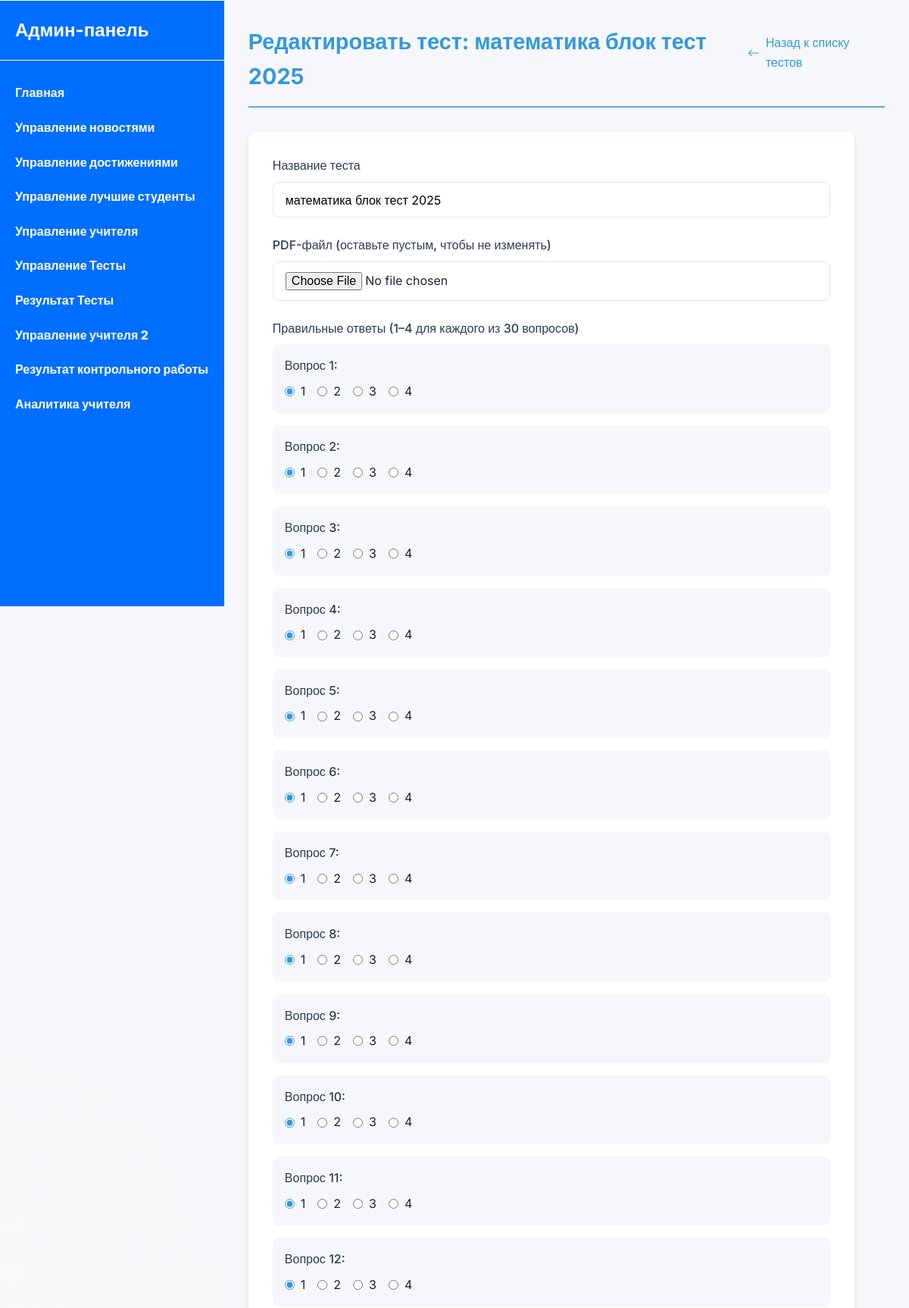
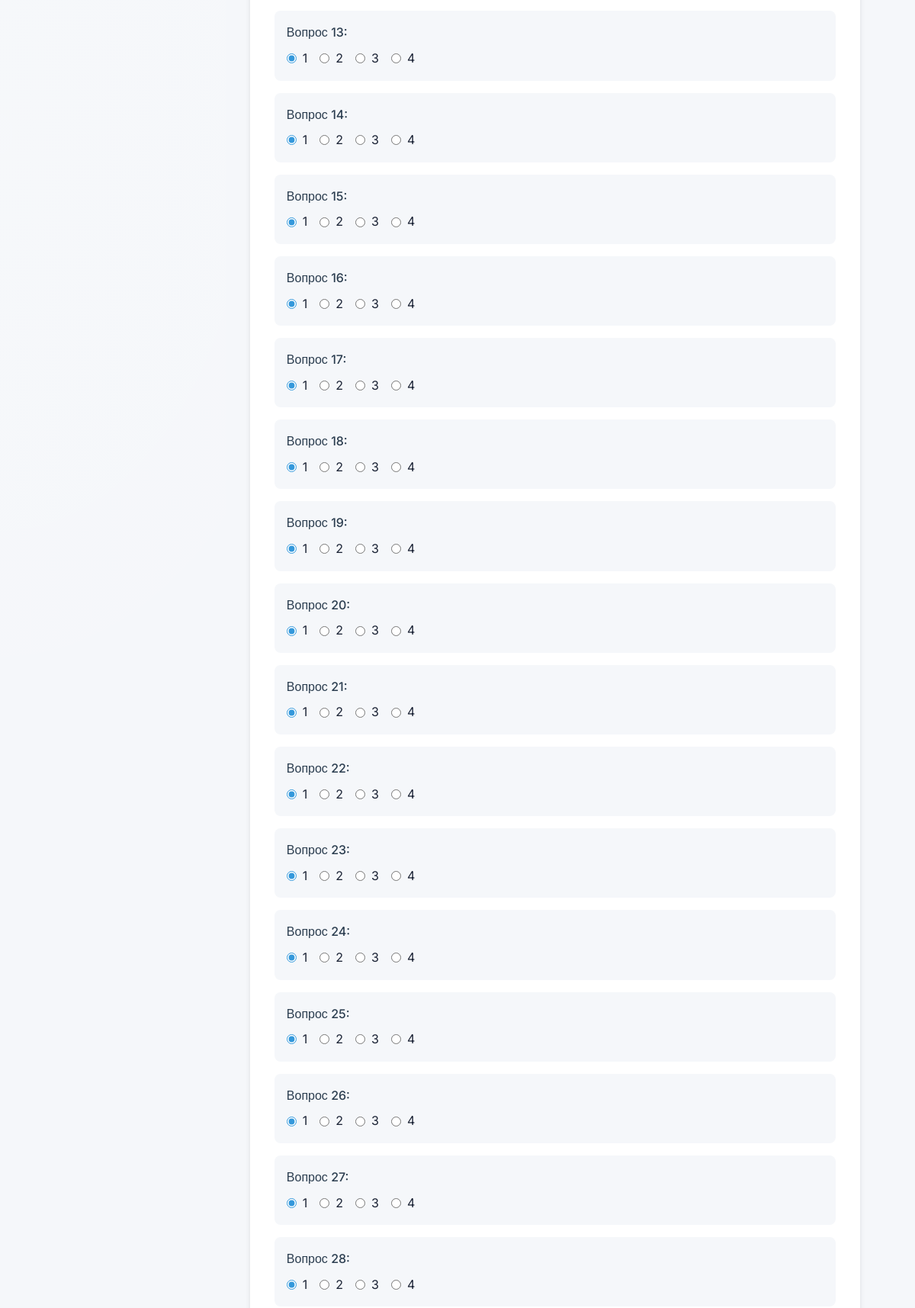
The page /admin/edit_test.php?id=1&subject_id=1 (signed in, upper part) on the database its author committed (2 pictures, top to bottom).
### tables this page shows
CREATE TABLE `tests` (
  `id` int NOT NULL,
  `subject_id` int DEFAULT NULL,
  `test_name` varchar(255) NOT NULL,
  `pdf_file` varchar(255) NOT NULL,
  `correct_answers` longtext NOT NULL
);

### admin/edit_test.php (the view, shortened to what this page needs)
<?php
require_once dirname(__DIR__) . "/includes/db.php";
include(dirname(__DIR__) . "/includes/header-admin.php");
include(dirname(__DIR__) . "/includes/sidebar-admin.php");
$id = $_GET['id'] ?? null;
$subject_id = $_GET['subject_id'] ?? null;
try {
    $stmt = $pdo->prepare("SELECT * FROM tests WHERE id = ? AND subject_id = ?");
    $stmt->execute([$id, $subject_id]);
    $test = $stmt->fetch();
    $correct_answers = json_decode($test['correct_answers'], true) ?: [];
} catch (PDOException $e) {
    log_error("Ошибка базы данных: " . $e->getMessage());
    die("Ошибка базы данных: " . $e->getMessage());
}
?>
<div class="admin-content">
    <div class="page-header">
        <h1 class="page-title">Редактировать тест: <?= htmlspecialchars($test['test_name']) ?></h1>
        <a href="manage_tests_list.php?subject_id=<?= htmlspecialchars($subject_id) ?>" class="back-link">
            <svg xmlns="http://www.w3.org/2000/svg" width="16" height="16" fill="currentColor" viewBox="0 0 16 16">
                <path fill-rule="evenodd" d="M15 8a.5.5 0 0 0-.5-.5H2.707l3.147-3.146a.5.5 0 1 0-.708-.708l-4 4a.5.5 0 0 0 0 .708l4 4a.5.5 0 0 0 .708-.708L2.707 8.5H14.5A.5.5 0 0 0 15 8z"/>
            </svg>
            Назад к списку тестов
        </a>
    </div>
    <form method="post" enctype="multipart/form-data" class="edit-form">
        <div class="form-group">
            <label for="test_name" class="form-label">Название теста</label>
            <input type="text" id="test_name" name="test_name" class="form-input" value="<?= htmlspecialchars($test['test_name']) ?>" required>
        </div>
        <div class="form-group">
            <label for="pdf_file" class="form-label">PDF-файл (оставьте пустым, чтобы не изменять)</label>
            <input type="file" id="pdf_file" name="pdf_file" class="form-input" accept="application/pdf">
        </div>
        <div class="form-group">
            <label class="form-label">Правильные ответы (1–4 для каждого из 30 вопросов)</label>
            <?php for ($i = 1; $i <= 30; $i++): ?>
                <div class="question-block">
                    <label class="form-label">Вопрос <?= $i ?>:</label>
                    <div class="radio-group">
                        <?php for ($j = 1; $j <= 4; $j++): ?>
                            <label class="radio-label">
                                <input type="radio" name="correct_answers[<?= $i ?>]" value="<?= $j ?>" class="radio-input"
                                    <?= isset($correct_answers[$i]) && $correct_answers[$i] == $j ? 'checked' : '' ?> required>
                                <?= $j ?>
                            </label>
                        <?php endfor; ?>
                    </div>
                </div>
            <?php endfor; ?>
        </div>
    </form>
</div>

### public/css/styles.css (style rules this page uses)
* { margin: 0px; padding: 0px; box-sizing: border-box; font-family: "Inter", sans-serif; }
body { position: relative; }
a { text-decoration: none; display: inline-block; }
body { font-size: clamp(8px, 2vw, 16px); min-width: 360px; }
h1, h2, h3, h4, h5, h6, button, a { font-family: "Inter", sans-serif; }

### public/css/header.css (style rules this page uses)
:root { --glass-white: rgba(255, 255, 255, 0.7); --glass-border: rgba(255, 255, 255, 0.18); --text-dark: #1c2436; --text-light: #ffffff; --shadow: 0 4px 30px rgba(0, 0, 0, 0.1); --transition: all 0.4s cubic-bezier(0.16, 1, 0.3, 1); --glass-blur: 12px; }
* { margin: 0; padding: 0; box-sizing: border-box; font-family: "Inter", system-ui, -apple-system, sans-serif; }
body { line-height: 1.6; color: var(--text-dark); background-color: #f5f7fa; background-image: radial-gradient( at 80% 0%, rgba(200, 200, 200, 0.1) 0px, transparent 50% ), radial-gradient(at 0% 50%, rgba(255, 255, 255, 0.1) 0px, transparent 50%); }

### public/css/sidebar.css (style rules this page uses)
* { margin: 0px; padding: 0px; box-sizing: border-box; font-family: "Inter", sans-serif; }
body { position: relative; display: flex; }
a { text-decoration: none; display: inline-block; }
h1, h2, h3, h4, h5, h6, button, a { font-family: "Inter", sans-serif; }
:root { --primary: #3498db; --primary-light: #5dade2; --danger: #e74c3c; --danger-light: #f5b7b1; --success: #2ecc71; --warning: #f39c12; --text: #2c3e50; --text-light: #ecf0f1; --bg: #ffffff; --bg-secondary: #f5f7fa; --border: #dfe6e9; --shadow: 0 4px 6px rgba(0, 0, 0, 0.1); --radius: 8px; }
.admin-content { padding: 2rem; background: var(--bg-secondary); min-height: calc(100vh - 60px); width: 100%; overflow: auto; }

### admin/edit_test.php (style rules this page uses)
:root { --primary: #3498db; --primary-light: #5dade2; --danger: #e74c3c; --success: #2ecc71; --text: #2c3e50; --text-light: #ecf0f1; --bg: #ffffff; --bg-secondary: #f5f7fa; --border: #dfe6e9; --shadow: 0 4px 6px rgba(0, 0, 0, 0.1); --radius: 8px; }
.admin-content { padding: 2rem; background: var(--bg-secondary); min-height: calc(100vh - 60px); width: 100%; }
.page-header { display: flex; justify-content: space-between; align-items: center; margin-bottom: 2rem; padding-bottom: 1rem; border-bottom: 2px solid var(--primary-light); }
.page-title { color: var(--primary); font-size: 1.8rem; margin: 0; }
.back-link { display: inline-flex; align-items: center; gap: 0.5rem; color: var(--primary); text-decoration: none; margin-bottom: 1rem; }
.edit-form { background: var(--bg); padding: 2rem; border-radius: var(--radius); box-shadow: var(--shadow); max-width: 800px; }
.form-group { margin-bottom: 1.5rem; }
.form-label { display: block; font-weight: 500; margin-bottom: 0.5rem; color: var(--text); }
.form-input { width: 100%; padding: 0.8rem 1rem; border: 1px solid var(--border); border-radius: var(--radius); font-size: 1rem; transition: border 0.3s; }
.question-block { margin-bottom: 1rem; padding: 1rem; background: var(--bg-secondary); border-radius: var(--radius); }
.radio-group { display: flex; gap: 1rem; margin-top: 0.5rem; }
.radio-label { display: flex; align-items: center; gap: 0.5rem; cursor: pointer; }
.radio-input { accent-color: var(--primary); }

### rows shown on the page
tests: test_name "математика блок тест 2025", subject_id "☑ 1", subject_id "☐ 2", subject_id "☐ 3", subject_id "☐ 4"
